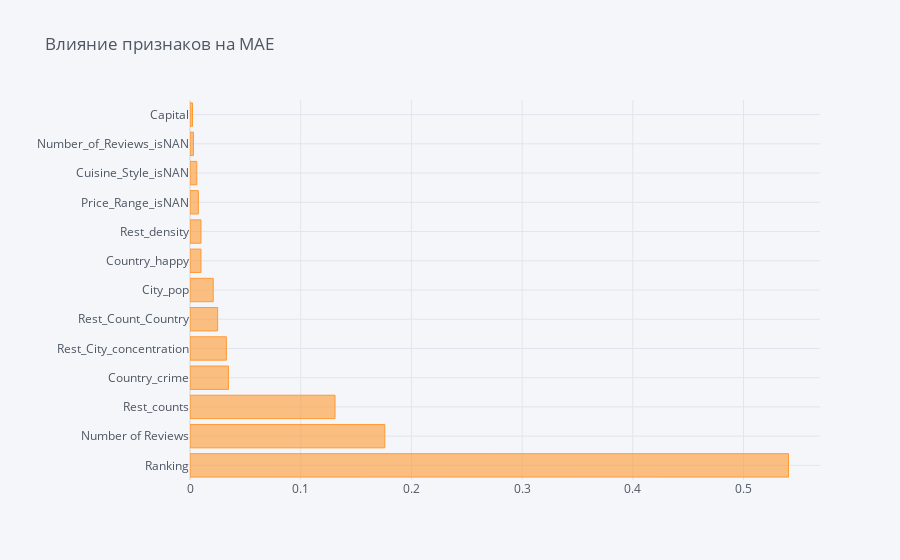

The code cell stored with this chart in its notebook:
### Code cell
df_tmp = df[['Ranking', 'Rating', 'Number of Reviews', 'Cuisine_Style_isNAN', 'Price_Range_isNAN', 'Number_of_Reviews_isNAN',
             'Rest_counts', 'City_pop', 'Rest_density', 'Capital', 'Rest_Count_Country', 'Rest_City_concentration', 'Country_crime', 'Country_happy']]

mae_test(df_tmp)

### Figure 1 — Plotly figure (JSON) as saved in the notebook; plotly's stock layout.template omitted (floating-point values rounded to 4 significant figures)
{"data": [{"marker": {"color": "rgba(255, 153, 51, 0.6)", "line": {"color": "rgba(255, 153, 51, 1.0)", "width": 1}}, "name": "None", "orientation": "h", "text": "", "type": "bar", "x": [0.5406, 0.176, 0.131, 0.03469, 0.03287, 0.02494, 0.02099, 0.00992, 0.009919, 0.007557, 0.00612, 0.003097, 0.002265], "y": ["Ranking", "Number of Reviews", "Rest_counts", "Country_crime", "Rest_City_concentration", "Rest_Count_Country", "City_pop", "Country_happy", "Rest_density", "Price_Range_isNAN", "Cuisine_Style_isNAN", "Number_of_Reviews_isNAN", "Capital"]}], "layout": {"legend": {"bgcolor": "#F5F6F9", "font": {"color": "#4D5663"}}, "paper_bgcolor": "#F5F6F9", "plot_bgcolor": "#F5F6F9", "title": {"font": {"color": "#4D5663"}, "text": "Влияние признаков на МАЕ"}, "xaxis": {"gridcolor": "#E1E5ED", "showgrid": true, "tickfont": {"color": "#4D5663"}, "title": {"font": {"color": "#4D5663"}, "text": ""}, "zerolinecolor": "#E1E5ED"}, "yaxis": {"gridcolor": "#E1E5ED", "showgrid": true, "tickfont": {"color": "#4D5663"}, "title": {"font": {"color": "#4D5663"}, "text": ""}, "zerolinecolor": "#E1E5ED"}}}
